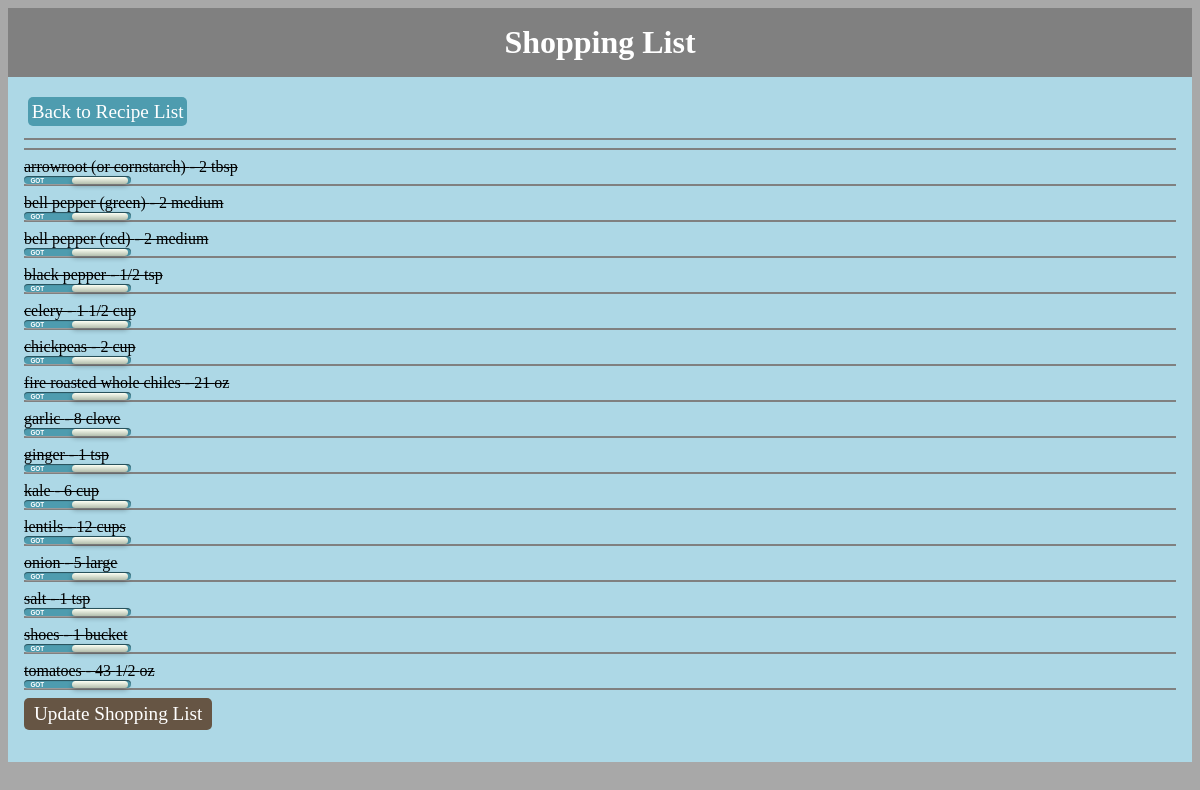
The page /menu/shoppinglist/ on the database as committed earlier.
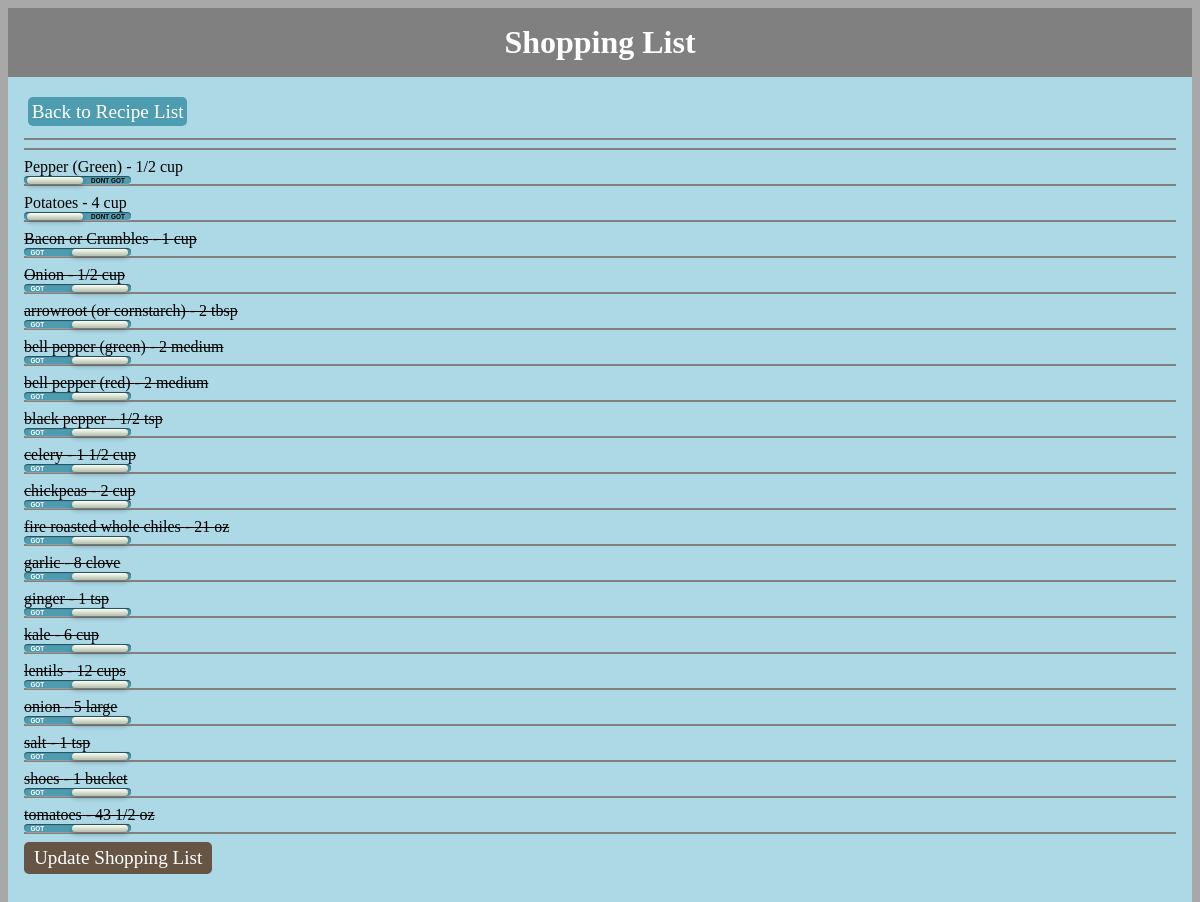
The same page on the database as committed later.
### menu/models.py (models this page shows, shortened)
class ShoppingList(models.Model):
    id = models.AutoField(primary_key=True)
    ingredient = models.ForeignKey(Ingredient)
    amount = models.DecimalField(max_digits=10, decimal_places=2, default=0.0, null=True, blank=True)
    status = models.IntegerField(default=0, null=True)
    class Meta:
        ordering = ('status', 'ingredient__name', 'id')

class Ingredient(models.Model):
    id = models.AutoField(primary_key=True)
    recipe = models.ForeignKey(Recipe)
    name = models.CharField(max_length=80, null=True, blank=True)
    comment = models.CharField(max_length=80, null=True, blank=True)
    amount = models.DecimalField(max_digits=10, decimal_places=2, default=0.0, null=True, blank=True)
    unit = models.CharField(max_length=30, null=True)
    class Meta:
        ordering = ('id', )

### menu/views.py (the view)
class ShoppingListView(generic.ListView):
    model = ShoppingList
    template_name = 'menu/shoppinglist.html'
    def get_queryset(self):
        return ShoppingList.objects.all()

### menu/templatetags/menu_extras.py (called while the page is built)
@register.filter(name='showfraction')
def showfraction(value):
    value_split = str(value).split('.')
    decimal = '.' + value_split[1]
    if value_split[1] == '00' or float(decimal) < 0.1:
        fraction = str('')
    else:
        fraction = str(Fraction(decimal).limit_denominator(10))
    return fraction

@register.filter(name='showinteger')
def showinteger(value):
    value_split = str(value).split('.')
    if value_split[0] == '0':
        decimal = ''
    else:
        decimal = value_split[0] + ' '
    return decimal

### menu/templates/menu/shoppinglist.html (shortened to what this page needs)
{% load staticfiles %}
{% load menu_extras %}
{% include "menu/stylesheets.html" %}
<div id="title">
    Shopping List
</div>
<div id="content">
    <div>
        <a class="button" id="nav" href="{% url 'menu:index' %}">Back to Recipe List</a>
    </div><div style="clear:both"></div>
    <hr noshade><hr noshade>
    <form action="{% url 'menu:updateshoppinglist' %}" method="post">
        {% for sl in shoppinglist_list %}
            {% if sl.status == 1 %}<del>{% endif %}
            {{sl.ingredient.name}} - {{sl.amount|showinteger}}{{sl.amount|showfraction}} {{sl.ingredient.unit}}
            {% if sl.status == 1 %}</del>{% endif %}
            <div class="shoppingList">
                <label for={{sl.id}}></label>
            </div>
            <hr noshade>
        {% endfor %}
        <input type=submit value="Update Shopping List" id="submit">
    </form>
</div>

### menu/templates/menu/stylesheets.html (shortened to what this page needs)
{% load staticfiles %}
<link rel="stylesheet" type="text/css" media="only screen" href="{% static 'menu/css/style.css' %}" />

### menu/static/menu/css/style.css (style rules this page uses)
* { font-family: Palatino,"Palatino Linotype","Palatino LT STD","Book Antiqua",Georgia,serif; }
input { font-size: 1.2em; color: #5a5854; background-color: #f2f2f2; border: 1px solid #bdbdbd; border-radius: 5px; padding: 5px 10px 5px 10px; display: inline-block; }
input#submit { color: #ffffff; background-color: #665544; border: none; border-radius: 5px; }
.button { display: inline-block; background-color: #665544; border-radius: 5px; color: white; text-decoration: none; font-size: 1.2em; padding: 5px 10px 5px 10px; }
.button#nav { background-color: #4E9CAF; padding: .2em; text-align: center; margin: .2em; float: left; display: inline block; text-size: 1em; }
#title { background:grey; text-align:center; font-weight:bold; padding: 0.5em; color: white; font-size: 2em; }
#content { display: block; background:lightblue; padding: 1em; white-space: wrap; }
.shoppingList { width: 6.7em; height: .5em; background: #4E9CAF; -webkit-border-radius: 1em; -moz-border-radius: 1em; border-radius: 1em; position: absolute; -webkit-box-shadow: inset 0px 1px 1px rgba(0,0,0,0.5), 0px 1px 0px rgba(255,255,255,0.2); -moz-box-shadow: inset 0px 1px 1px rgba(0,0,0,0.5), 0px 1px 0px rgba(255,255,255,0.2); box-shadow: inset 0px 1px 1px rgba(0,0,0,0.5), 0px 1px 0px rgba(255,255,255,0.2); }
.shoppingList:after { content: 'DON''T GOT'; font: .4em/1em Arial, sans-serif; color: #000; position: absolute; right: 1em; top: .2em; z-index: 0; font-weight: bold; text-shadow: 1px 1px 0px rgba(255,255,255,.15); }
.shoppingList:before { content: 'GOT'; font: .4em/1em Arial, sans-serif; color: #FFF; position: absolute; left: 1em; top: .2em; z-index: 0; font-weight: bold; }
.shoppingList label { display: block; width: 3.5em; height: .4em; -webkit-border-radius: 1em; -moz-border-radius: 1em; border-radius: 1em; -webkit-transition: all .4s ease; -moz-transition: all .4s ease; -o-transition: all .4s ease; -ms-transition: all .4s ease; transition: all .4s ease; cursor: pointer; position: absolute; top: .05em; left: 3px; z-index: 1; -webkit-box-shadow: 0px 2px 5px 0px rgba(0,0,0,0.3); -moz-box-shadow: 0px 2px 5px 0px rgba(0,0,0,0.3); box-shadow: 0px 2px 5px 0px rgba(0,0,0,0.3); background: #fcfff4; background: -webkit-linear-gradient(top, #fcfff4 0%, #dfe5d7 40%, #b3bead 100%); background: -moz-linear-gradient(top, #fcfff4 0%, #dfe5d7 40%, #b3bead 100%); background: -o-linear-gradient(top, #fcfff4 0%, #dfe5d7 40%, #b3bead 100%); background: -ms-linear-gradient(top, #fcfff4 0%, #dfe5d7 40%, #b3bead 100%); background: linear-gradient(top, #fcfff4 0%, #dfe5d7 40%, #b3bead 100%); filter: progid:DXImageTransform.Microsoft.gradient( startColorstr='#fcfff4', endColorstr='#b3bead',GradientType=0 ); }
.shoppingList input[type=checkbox]:checked + label { left: 3em; }

Rows that differ between the two databases and show on the page:
added ShoppingList: ingredient.name "Pepper (Green)", amount|showfraction "1/2", ingredient.unit "cup"
added ShoppingList: ingredient.name "Potatoes", amount|showinteger "4", ingredient.unit "cup"
added ShoppingList: ingredient.name "Bacon or Crumbles", amount|showinteger "1", ingredient.unit "cup"
added ShoppingList: ingredient.name "Onion", amount|showfraction "1/2", ingredient.unit "cup"
